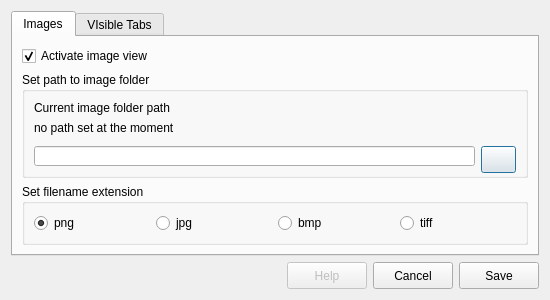
<?xml version="1.0" encoding="UTF-8"?>
<ui version="4.0">
 <class>Preferences</class>
 <widget class="QDialog" name="Preferences">
  <property name="geometry">
   <rect>
    <x>0</x>
    <y>0</y>
    <width>550</width>
    <height>300</height>
   </rect>
  </property>
  <property name="sizePolicy">
   <sizepolicy hsizetype="Preferred" vsizetype="Preferred">
    <horstretch>0</horstretch>
    <verstretch>0</verstretch>
   </sizepolicy>
  </property>
  <property name="minimumSize">
   <size>
    <width>550</width>
    <height>300</height>
   </size>
  </property>
  <property name="maximumSize">
   <size>
    <width>550</width>
    <height>300</height>
   </size>
  </property>
  <property name="windowTitle">
   <string>openAtlas Preferences</string>
  </property>
  <property name="windowIcon">
   <iconset resource="Icons.qrc">
    <normaloff>:/menus/settings_preferences</normaloff>:/menus/settings_preferences</iconset>
  </property>
  <layout class="QGridLayout" name="gridLayout_5">
   <item row="0" column="0" rowspan="2" colspan="4">
    <widget class="QTabWidget" name="tabWidget">
     <property name="enabled">
      <bool>true</bool>
     </property>
     <property name="minimumSize">
      <size>
       <width>0</width>
       <height>0</height>
      </size>
     </property>
     <property name="maximumSize">
      <size>
       <width>16777215</width>
       <height>16777215</height>
      </size>
     </property>
     <property name="currentIndex">
      <number>0</number>
     </property>
     <widget class="QWidget" name="tab_Images">
      <attribute name="title">
       <string>Images</string>
      </attribute>
      <layout class="QGridLayout" name="gridLayout_7">
       <item row="4" column="0">
        <widget class="QGroupBox" name="groupBox_imageExtension">
         <property name="title">
          <string>Set filename extension</string>
         </property>
         <layout class="QGridLayout" name="gridLayout_9">
          <item row="0" column="0">
           <widget class="QRadioButton" name="radioButton_png">
            <property name="text">
             <string>png</string>
            </property>
            <property name="checked">
             <bool>true</bool>
            </property>
           </widget>
          </item>
          <item row="0" column="1">
           <widget class="QRadioButton" name="radioButton_jpg">
            <property name="text">
             <string>jpg</string>
            </property>
           </widget>
          </item>
          <item row="0" column="2">
           <widget class="QRadioButton" name="radioButton_bmp">
            <property name="text">
             <string>bmp</string>
            </property>
           </widget>
          </item>
          <item row="0" column="3">
           <widget class="QRadioButton" name="radioButton_tiff">
            <property name="text">
             <string>tiff</string>
            </property>
           </widget>
          </item>
         </layout>
        </widget>
       </item>
       <item row="1" column="0">
        <widget class="QGroupBox" name="groupBox_imagePath">
         <property name="title">
          <string>Set path to image folder</string>
         </property>
         <layout class="QGridLayout" name="gridLayout_8">
          <item row="0" column="0" colspan="2">
           <widget class="QLabel" name="label_2">
            <property name="text">
             <string>Current image folder path</string>
            </property>
           </widget>
          </item>
          <item row="1" column="0" colspan="2">
           <widget class="QLabel" name="label_currentImagefolderPath">
            <property name="minimumSize">
             <size>
              <width>0</width>
              <height>50</height>
             </size>
            </property>
            <property name="text">
             <string>no path set at the moment</string>
            </property>
            <property name="alignment">
             <set>Qt::AlignLeading|Qt::AlignLeft|Qt::AlignTop</set>
            </property>
            <property name="wordWrap">
             <bool>true</bool>
            </property>
           </widget>
          </item>
          <item row="2" column="1">
           <widget class="QPushButton" name="pushButton_ImagefolderPath">
            <property name="minimumSize">
             <size>
              <width>35</width>
              <height>27</height>
             </size>
            </property>
            <property name="maximumSize">
             <size>
              <width>35</width>
              <height>27</height>
             </size>
            </property>
            <property name="text">
             <string/>
            </property>
            <property name="icon">
             <iconset resource="Icons.qrc">
              <normaloff>:/buttons/folder</normaloff>:/buttons/folder</iconset>
            </property>
           </widget>
          </item>
          <item row="2" column="0">
           <widget class="QLineEdit" name="lineEdit_ImagefolderPath"/>
          </item>
         </layout>
        </widget>
       </item>
       <item row="0" column="0">
        <widget class="QCheckBox" name="checkBox_ImageView">
         <property name="text">
          <string>Activate image view</string>
         </property>
         <property name="checked">
          <bool>true</bool>
         </property>
        </widget>
       </item>
      </layout>
     </widget>
     <widget class="QWidget" name="tab_VisibleTabs">
      <attribute name="title">
       <string>VIsible Tabs</string>
      </attribute>
      <layout class="QGridLayout" name="gridLayout_2">
       <item row="0" column="0">
        <widget class="QLabel" name="label">
         <property name="minimumSize">
          <size>
           <width>0</width>
           <height>45</height>
          </size>
         </property>
         <property name="text">
          <string>Select the Tabs you want to be enabled, depending on the Data View Level</string>
         </property>
         <property name="wordWrap">
          <bool>true</bool>
         </property>
        </widget>
       </item>
       <item row="1" column="0">
        <widget class="QTabWidget" name="tabWidget_DataLevel">
         <property name="currentIndex">
          <number>2</number>
         </property>
         <widget class="QWidget" name="tab_Sites">
          <attribute name="title">
           <string>Sites</string>
          </attribute>
          <layout class="QGridLayout" name="gridLayout_6">
           <item row="0" column="0">
            <widget class="QCheckBox" name="checkBox_Sites_Overview">
             <property name="text">
              <string>Overview</string>
             </property>
             <property name="checked">
              <bool>true</bool>
             </property>
            </widget>
           </item>
           <item row="0" column="1">
            <widget class="QCheckBox" name="checkBox_Sites_Dimensions">
             <property name="text">
              <string>Dimensions/Material</string>
             </property>
             <property name="checked">
              <bool>true</bool>
             </property>
            </widget>
           </item>
           <item row="1" column="0">
            <widget class="QCheckBox" name="checkBox_Sites_Spatial">
             <property name="text">
              <string>Spatial</string>
             </property>
             <property name="checked">
              <bool>true</bool>
             </property>
            </widget>
           </item>
           <item row="1" column="1">
            <widget class="QCheckBox" name="checkBox_Sites_Images">
             <property name="text">
              <string>Images</string>
             </property>
             <property name="checked">
              <bool>true</bool>
             </property>
            </widget>
           </item>
           <item row="2" column="0">
            <widget class="QCheckBox" name="checkBox_Sites_Classification">
             <property name="text">
              <string>Classification</string>
             </property>
             <property name="checked">
              <bool>true</bool>
             </property>
            </widget>
           </item>
           <item row="2" column="1">
            <widget class="QCheckBox" name="checkBox_Sites_Bibliography_Evidence">
             <property name="text">
              <string>Bibliography/Evidence</string>
             </property>
             <property name="checked">
              <bool>true</bool>
             </property>
            </widget>
           </item>
          </layout>
         </widget>
         <widget class="QWidget" name="tab_Features">
          <attribute name="title">
           <string>Features</string>
          </attribute>
          <layout class="QGridLayout" name="gridLayout">
           <item row="0" column="0">
            <widget class="QCheckBox" name="checkBox_Features_Overview">
             <property name="text">
              <string>Overview</string>
             </property>
             <property name="checked">
              <bool>true</bool>
             </property>
            </widget>
           </item>
           <item row="0" column="1">
            <widget class="QCheckBox" name="checkBox_Features_Dimensions">
             <property name="text">
              <string>Dimensions/Material</string>
             </property>
             <property name="checked">
              <bool>true</bool>
             </property>
            </widget>
           </item>
           <item row="1" column="0">
            <widget class="QCheckBox" name="checkBox_Features_Spatial">
             <property name="text">
              <string>Spatial</string>
             </property>
             <property name="checked">
              <bool>true</bool>
             </property>
            </widget>
           </item>
           <item row="1" column="1">
            <widget class="QCheckBox" name="checkBox_Features_Images">
             <property name="text">
              <string>Images</string>
             </property>
             <property name="checked">
              <bool>true</bool>
             </property>
            </widget>
           </item>
           <item row="2" column="0">
            <widget class="QCheckBox" name="checkBox_Features_Classification">
             <property name="text">
              <string>Classification</string>
             </property>
             <property name="checked">
              <bool>true</bool>
             </property>
            </widget>
           </item>
           <item row="2" column="1">
            <widget class="QCheckBox" name="checkBox_Features_Bibliography_Evidence">
             <property name="text">
              <string>Bibliography/Evidence</string>
             </property>
             <property name="checked">
              <bool>true</bool>
             </property>
            </widget>
           </item>
          </layout>
         </widget>
         <widget class="QWidget" name="tab_StratigraphicalUnits">
          <attribute name="title">
           <string>Stratigraphical Units</string>
          </attribute>
          <layout class="QGridLayout" name="gridLayout_3">
           <item row="0" column="0">
            <widget class="QCheckBox" name="checkBox_SUs_Overview">
             <property name="text">
              <string>Overview</string>
             </property>
             <property name="checked">
              <bool>true</bool>
             </property>
            </widget>
           </item>
           <item row="0" column="1">
            <widget class="QCheckBox" name="checkBox_SUs_Dimensions">
             <property name="text">
              <string>Dimensions/Material</string>
             </property>
             <property name="checked">
              <bool>true</bool>
             </property>
            </widget>
           </item>
           <item row="1" column="0">
            <widget class="QCheckBox" name="checkBox_SUs_Spatial">
             <property name="text">
              <string>Spatial</string>
             </property>
             <property name="checked">
              <bool>true</bool>
             </property>
            </widget>
           </item>
           <item row="1" column="1">
            <widget class="QCheckBox" name="checkBox_SUs_Images">
             <property name="text">
              <string>Images</string>
             </property>
             <property name="checked">
              <bool>true</bool>
             </property>
            </widget>
           </item>
           <item row="2" column="0">
            <widget class="QCheckBox" name="checkBox_SUs_Classification">
             <property name="text">
              <string>Classification</string>
             </property>
             <property name="checked">
              <bool>true</bool>
             </property>
            </widget>
           </item>
           <item row="2" column="1">
            <widget class="QCheckBox" name="checkBox_SUs_Bibliography_Evidence">
             <property name="text">
              <string>Bibliography/Evidence</string>
             </property>
             <property name="checked">
              <bool>true</bool>
             </property>
            </widget>
           </item>
          </layout>
         </widget>
         <widget class="QWidget" name="tab_Finds">
          <attribute name="title">
           <string>Finds</string>
          </attribute>
          <layout class="QGridLayout" name="gridLayout_4">
           <item row="0" column="0">
            <widget class="QCheckBox" name="checkBox_Finds_Overview">
             <property name="text">
              <string>Overview</string>
             </property>
             <property name="checked">
              <bool>true</bool>
             </property>
            </widget>
           </item>
           <item row="0" column="1">
            <widget class="QCheckBox" name="checkBox_Finds_Dimensions">
             <property name="text">
              <string>Dimensions/Material</string>
             </property>
             <property name="checked">
              <bool>true</bool>
             </property>
            </widget>
           </item>
           <item row="1" column="0">
            <widget class="QCheckBox" name="checkBox_Finds_Spatial">
             <property name="text">
              <string>Spatial</string>
             </property>
             <property name="checked">
              <bool>true</bool>
             </property>
            </widget>
           </item>
           <item row="1" column="1">
            <widget class="QCheckBox" name="checkBox_Finds_Images">
             <property name="text">
              <string>Images</string>
             </property>
             <property name="checked">
              <bool>true</bool>
             </property>
            </widget>
           </item>
           <item row="2" column="0">
            <widget class="QCheckBox" name="checkBox_Finds_Classification">
             <property name="text">
              <string>Classification</string>
             </property>
             <property name="checked">
              <bool>true</bool>
             </property>
            </widget>
           </item>
           <item row="2" column="1">
            <widget class="QCheckBox" name="checkBox_Finds_Bibliography_Evidence">
             <property name="text">
              <string>Bibliography/Evidence</string>
             </property>
             <property name="checked">
              <bool>true</bool>
             </property>
            </widget>
           </item>
          </layout>
         </widget>
        </widget>
       </item>
      </layout>
     </widget>
    </widget>
   </item>
   <item row="2" column="1">
    <widget class="QPushButton" name="pushButton_Help">
     <property name="enabled">
      <bool>false</bool>
     </property>
     <property name="minimumSize">
      <size>
       <width>80</width>
       <height>27</height>
      </size>
     </property>
     <property name="maximumSize">
      <size>
       <width>80</width>
       <height>27</height>
      </size>
     </property>
     <property name="text">
      <string>Help</string>
     </property>
     <property name="icon">
      <iconset resource="Icons.qrc">
       <normaloff>:/menus/help_help</normaloff>:/menus/help_help</iconset>
     </property>
    </widget>
   </item>
   <item row="2" column="3">
    <widget class="QPushButton" name="pushButton_Save">
     <property name="minimumSize">
      <size>
       <width>80</width>
       <height>27</height>
      </size>
     </property>
     <property name="maximumSize">
      <size>
       <width>80</width>
       <height>27</height>
      </size>
     </property>
     <property name="text">
      <string>Save</string>
     </property>
     <property name="icon">
      <iconset resource="Icons.qrc">
       <normaloff>:/buttons/save</normaloff>:/buttons/save</iconset>
     </property>
    </widget>
   </item>
   <item row="2" column="2">
    <widget class="QPushButton" name="pushButton_Cancel">
     <property name="minimumSize">
      <size>
       <width>80</width>
       <height>27</height>
      </size>
     </property>
     <property name="maximumSize">
      <size>
       <width>80</width>
       <height>27</height>
      </size>
     </property>
     <property name="text">
      <string>Cancel</string>
     </property>
     <property name="icon">
      <iconset resource="Icons.qrc">
       <normaloff>:/buttons/cancel</normaloff>:/buttons/cancel</iconset>
     </property>
    </widget>
   </item>
   <item row="2" column="0">
    <spacer name="horizontalSpacer_2">
     <property name="orientation">
      <enum>Qt::Horizontal</enum>
     </property>
     <property name="sizeHint" stdset="0">
      <size>
       <width>40</width>
       <height>20</height>
      </size>
     </property>
    </spacer>
   </item>
  </layout>
 </widget>
 <resources>
  <include location="Icons.qrc"/>
 </resources>
 <connections>
  <connection>
   <sender>pushButton_Cancel</sender>
   <signal>clicked()</signal>
   <receiver>Preferences</receiver>
   <slot>reject()</slot>
   <hints>
    <hint type="sourcelabel">
     <x>421</x>
     <y>282</y>
    </hint>
    <hint type="destinationlabel">
     <x>274</x>
     <y>149</y>
    </hint>
   </hints>
  </connection>
 </connections>
</ui>
